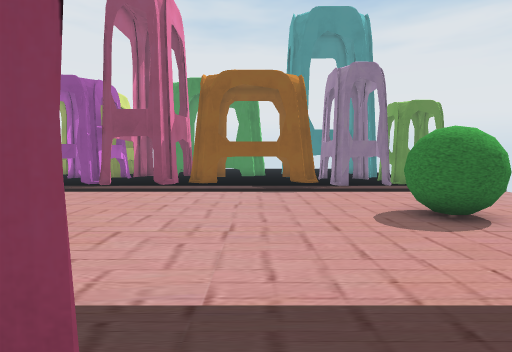
[1] (above)

24 first-person views from a walk through a 3-D level made in the Unity game engine. The camera is 1.4 m above the floor, tilts 4° down and sees 80° across. The floor is counted in squares, 1 m on a side. Each view is taken from the middle of a square. On the plan, view 1 faces up. The plan holds only what a view shows up to about 14 squares ahead; the rest is blank. The place goes on beyond the plan. The player is left out.

[2]
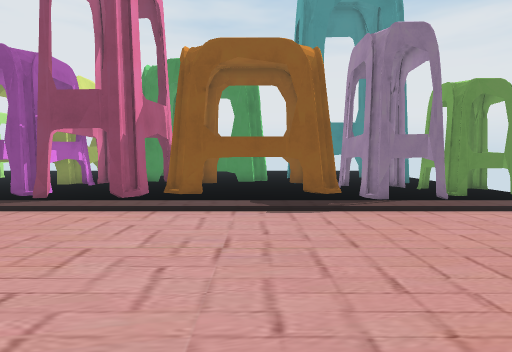

[3]
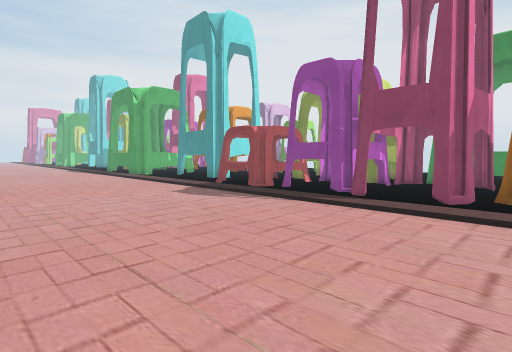

[4]
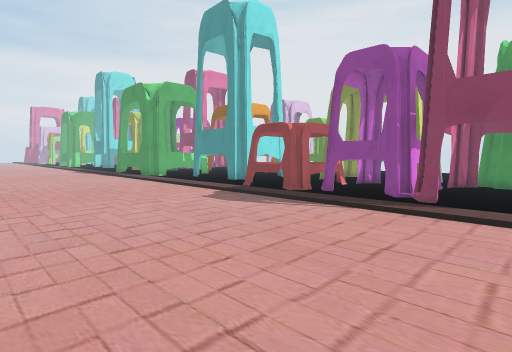

[5]
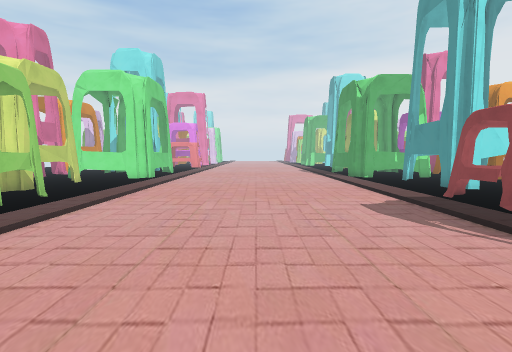

[6]
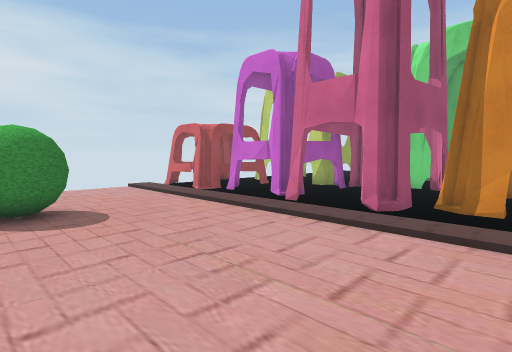

[7]
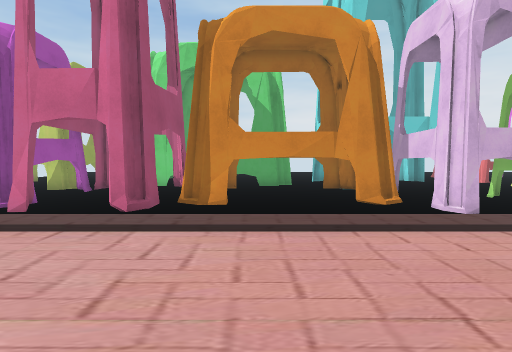

[8]
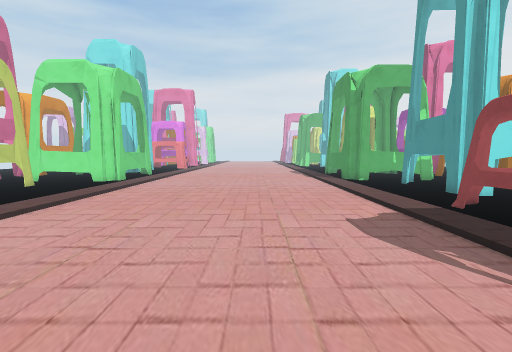

[9]
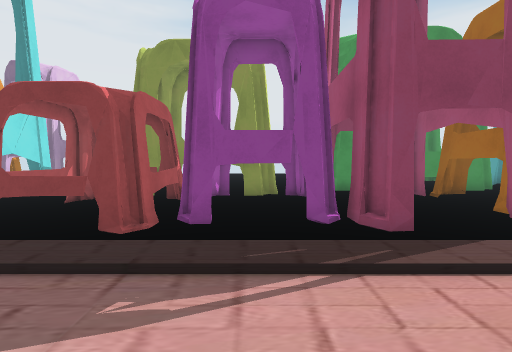

[10]
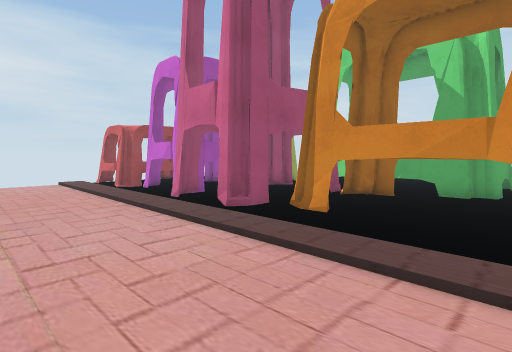

[11]
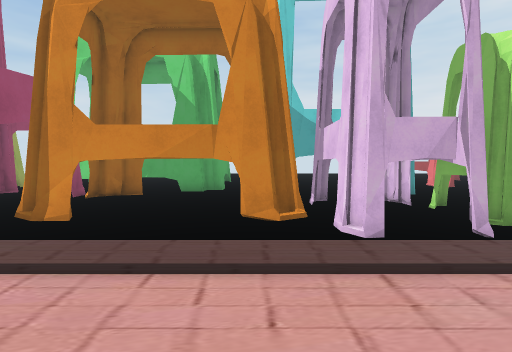

[12]
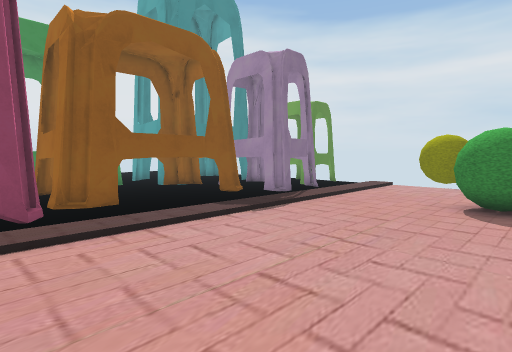

[13]
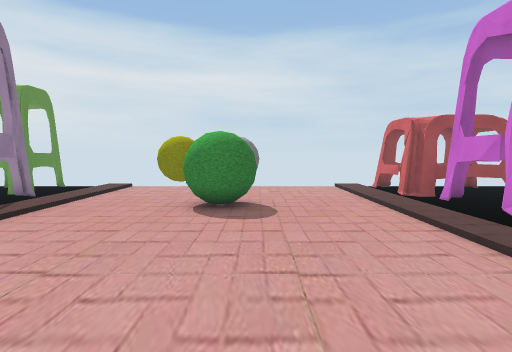

[14]
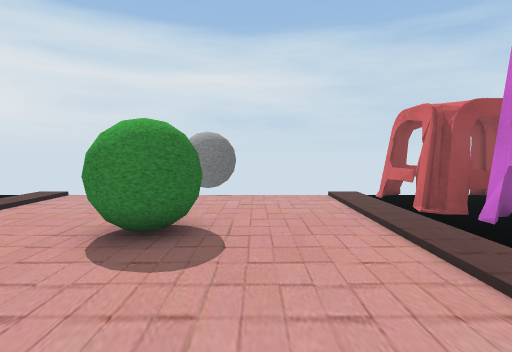

[15]
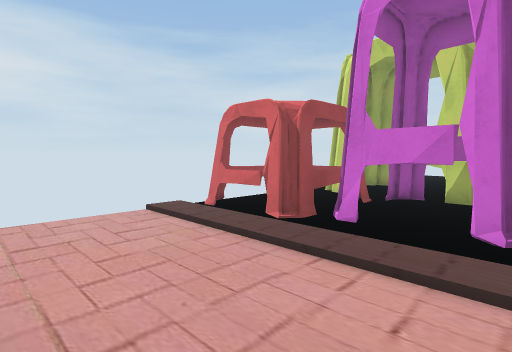

[16]
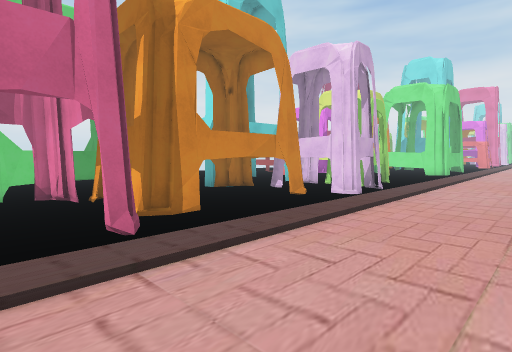

[17]
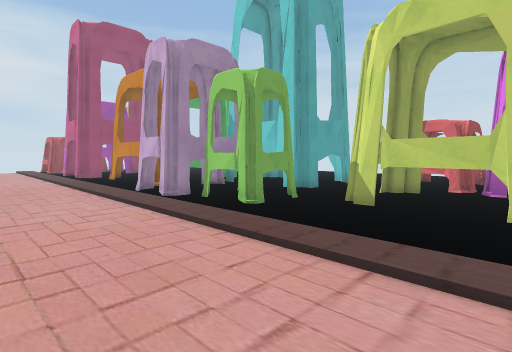

[18]
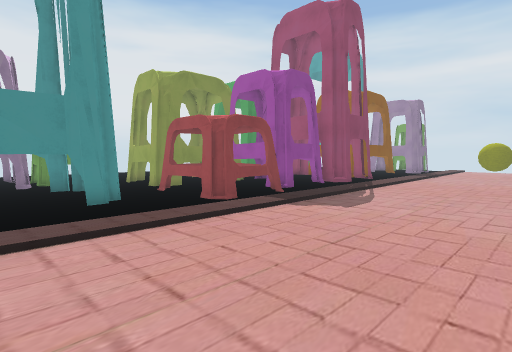

[19]
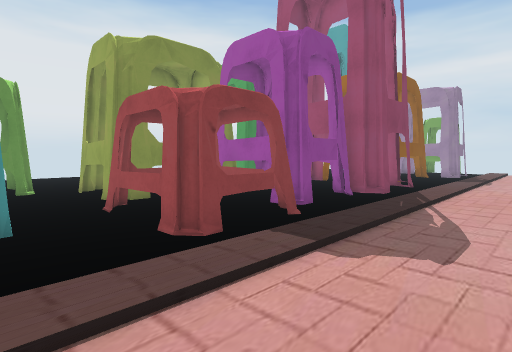

[20]
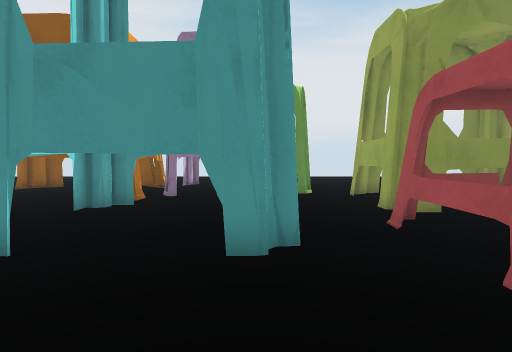

[21]
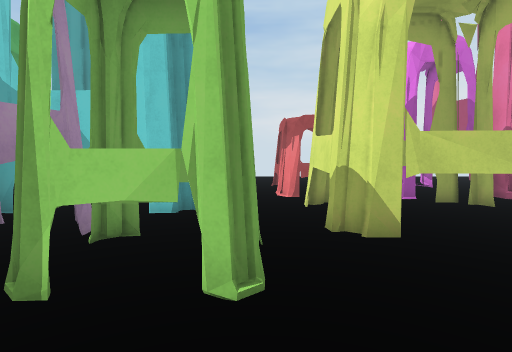

[22]
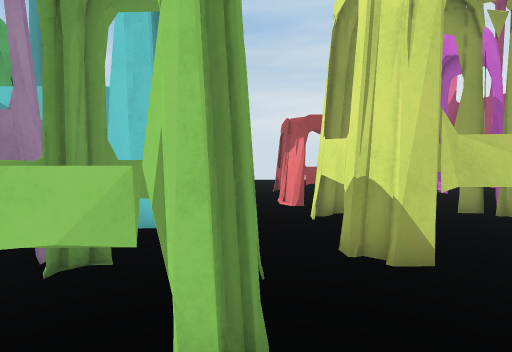

[23]
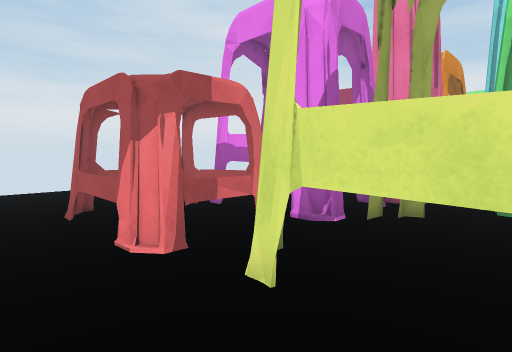

[24]
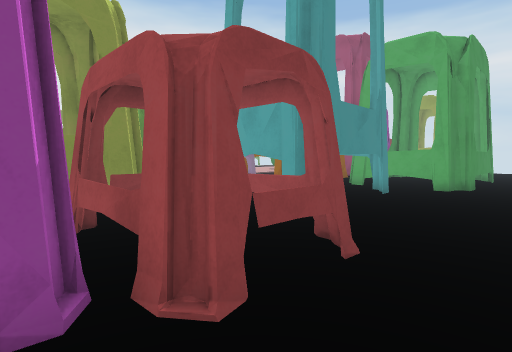

### Floor plan
Key: @ floor where view 1 was taken; # wall or solid block; x gap in a wall; . floor; / step, stairs or slope; = window, fence, low wall or low ledge; T thing the floor can be seen under or through.
Columns run from 20 left of view 1 to 9 right of it. Each row starts with its distance up from view 1.
 22   ####.#
 21 ###....#      #
 20 .......#      #######.
 19 ####...#####..........
 18    #......####..###   ##
 17    #..##x####....#      ##....
 16    #..=..####....#      ######
 15 ####..x..####...############.#
 14 ......#xx#####..#.......#####.
 13 ........................##/...
 12 ..............................
 11 ..............................
 10 ..............................
  9 ..............................
  8 ........................# ..
  7 ........................# ....
  6 ........................##....
  5 ..............................
  4 ..............................
  3 ..............................
  2 ..............................
  1  ........TTT.......#..#....#=#
  0 ......TTTT T...TTT.#@.#TTTTT.#
 -1 ......T.TT TTTT  TT....#  =..=
 -2 .####.TTTT TT      ....# TT..#
 -3 ##  #......TT     T#..########
 -4     #........T   T.#.#####  #.
 -5     #...######.........##   #.
 -6   ###...#    #.#######  #
 -7   ##=#..#    #.#        #
 -8   #..#..######.#        #
 -9   #..x.........#
-10  ###.x.........####
-11   .#x#.............
-12     .............
-13  .  ....
-14     ...
-15     ...
-16     ...

Where each view was taken, in squares from view 1:
view 1: 0 up, 0 right, facing up
view 2: 4 up, 0 right, facing up
view 3: 4 up, 2 left, facing up-left
view 4: 4 up, 4 left, facing up-left
view 5: 7 up, 4 left, facing left
view 6: 8 up, 4 left, facing down-right
view 7: 8 up, 4 left, facing down
view 8: 8 up, 6 left, facing left
view 9: 8 up, 9 left, facing up
view 10: 6 up, 7 left, facing down-right
view 11: 6 up, 7 left, facing down
view 12: 6 up, 5 left, facing up-right
view 13: 6 up, 4 left, facing right
view 14: 5 up, 1 left, facing right
view 15: 6 up, 2 right, facing down-right
view 16: 6 up, 1 right, facing down-left
view 17: 6 up, 20 left, facing down-right
view 18: 6 up, 20 left, facing up-right
view 19: 9 up, 17 left, facing up-right
view 20: 11 up, 17 left, facing up
view 21: 3 up, 14 left, facing down
view 22: 2 up, 14 left, facing down
view 23: 3 down, 13 left, facing down-left
view 24: 13 down, 19 left, facing up-right
